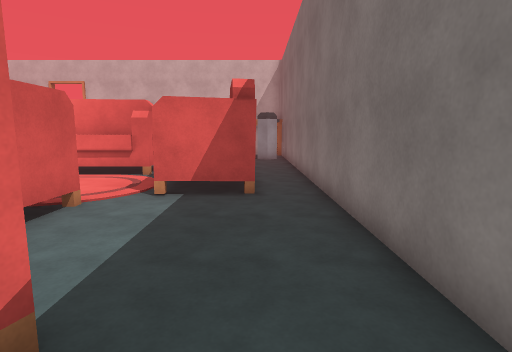
View 1 (above)

24 first-person views from a walk through a 3-D level made in the Unity game engine. The camera is 1.5 m above the floor, tilts 8° down and sees 80° across. The floor is counted in squares, 1 m on a side. Each view is taken from the middle of a square. On the plan, view 1 faces up. The plan holds only what a view shows up to about 15 squares ahead; the rest is blank. The player character is not drawn. Door leaves are left out, so doorways stand open. Some surface patterns are stand-ins.

View 2
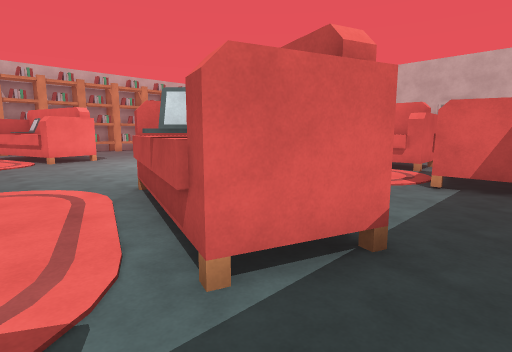

View 3
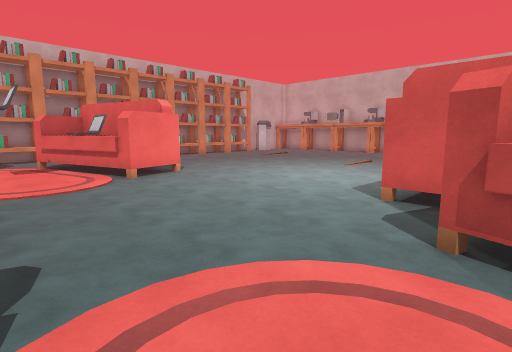

View 4
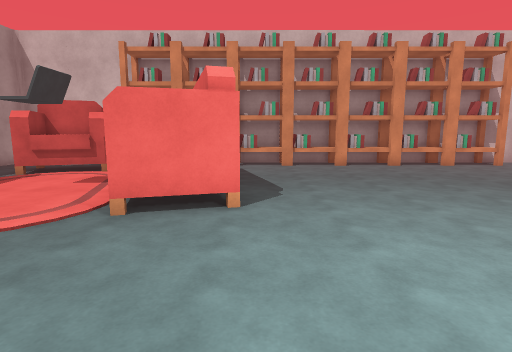

View 5
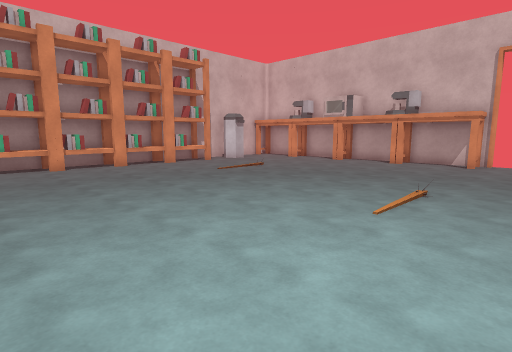

View 6
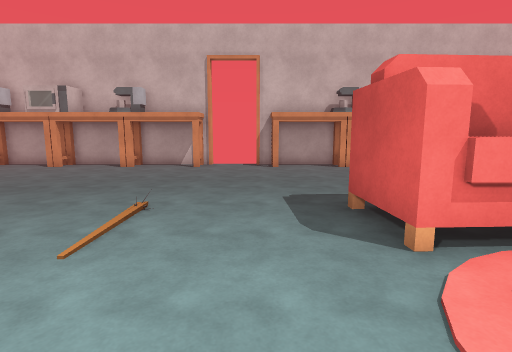

View 7
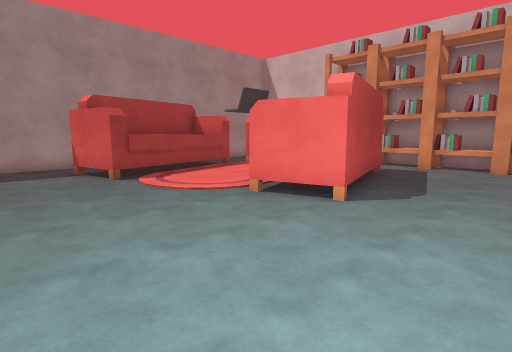

View 8
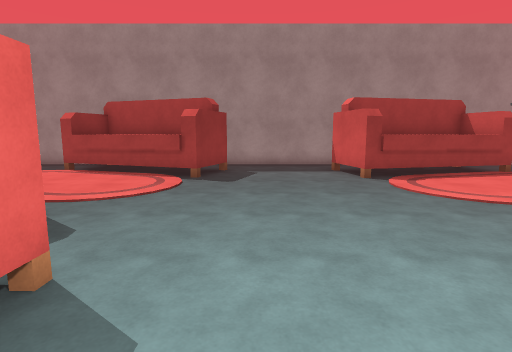

View 9
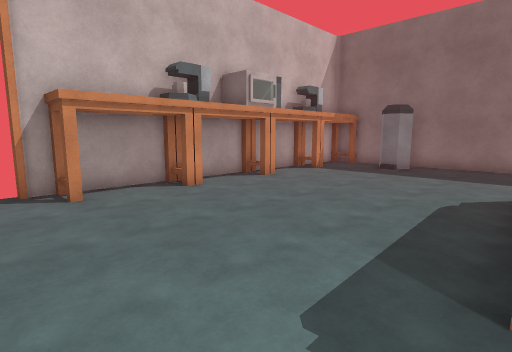

View 10
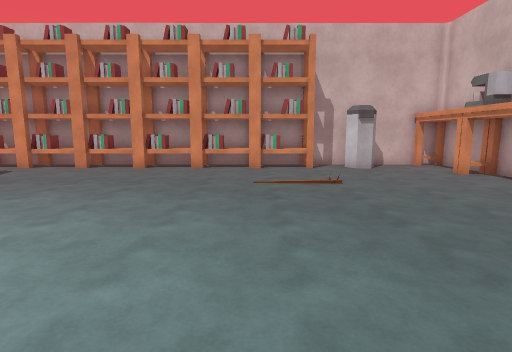

View 11
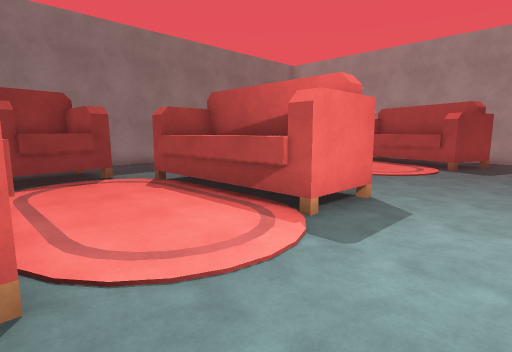

View 12
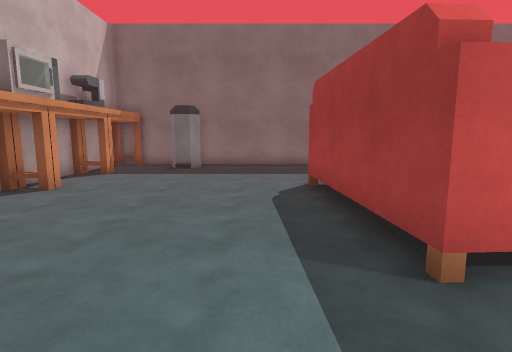

View 13
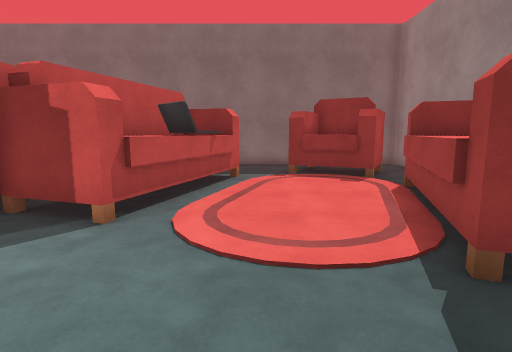

View 14
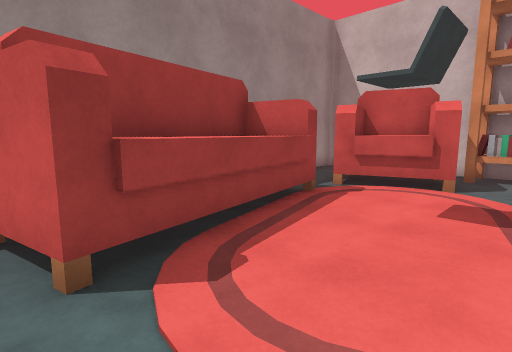

View 15
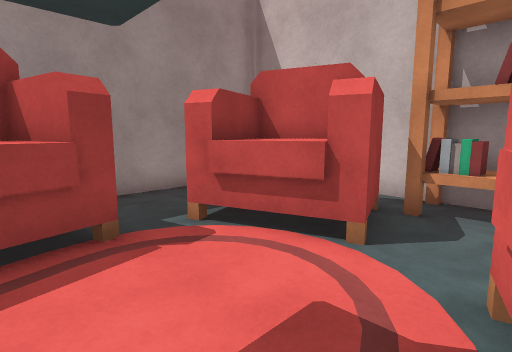

View 16
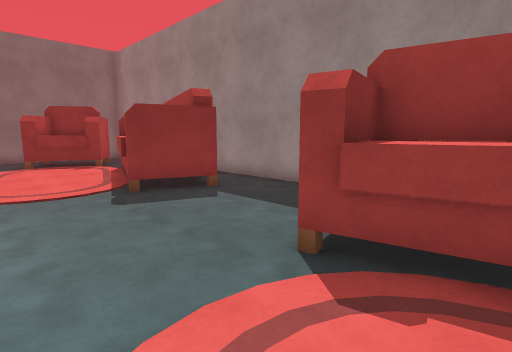

View 17
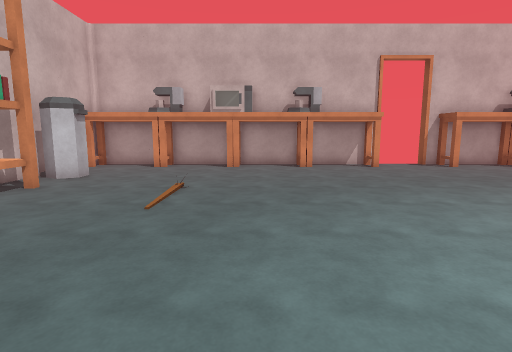

View 18
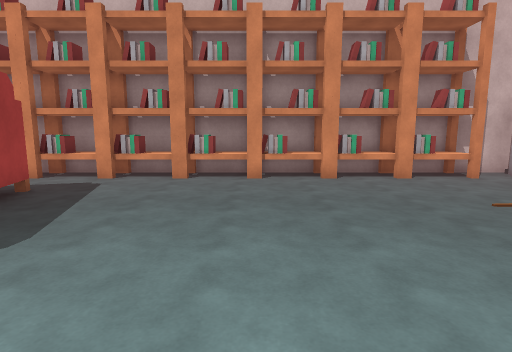

View 19
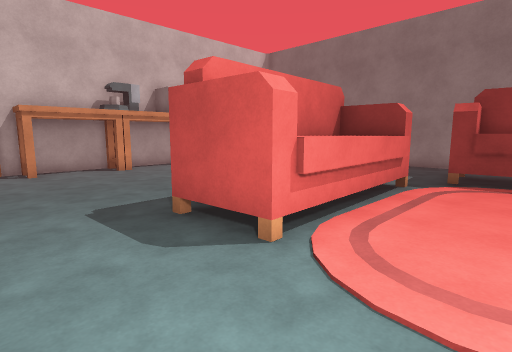

View 20
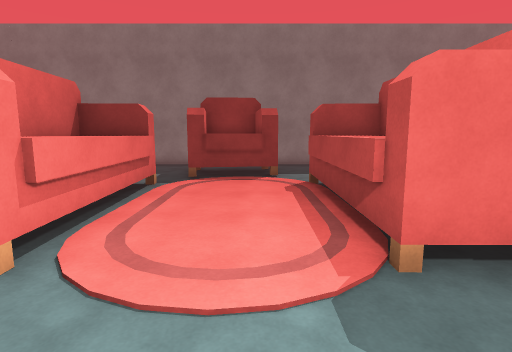

View 21
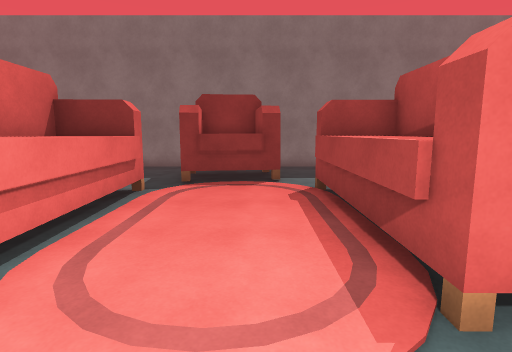

View 22
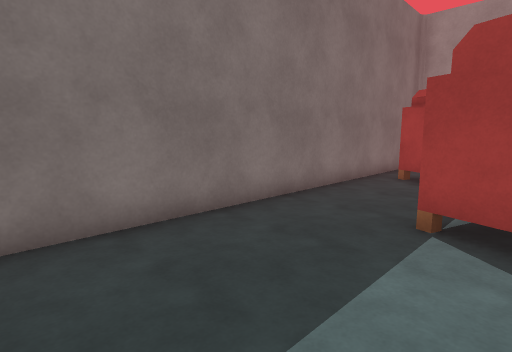

View 23
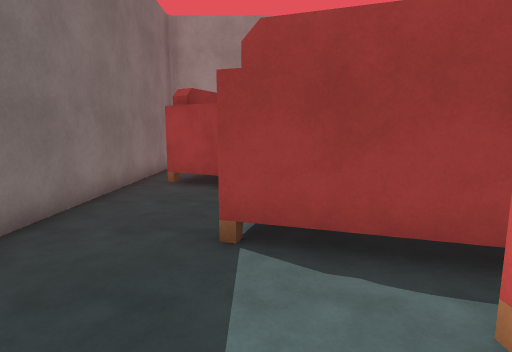

View 24
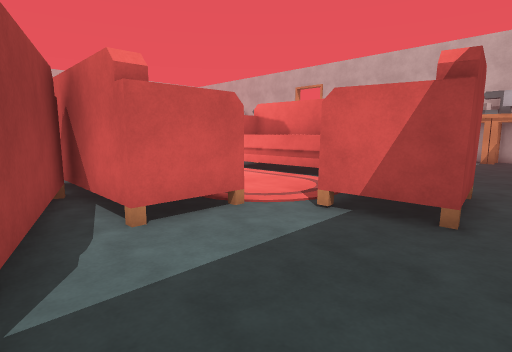

### Floor plan
Key: @ floor where view 1 was taken; # wall or solid block; . main floor; : floor 0.25 m higher than the main floor; D open door; C chair; L laptop; B bookshelf; K books; T table; I bin; O other object.
Columns run from 28 left of view 1 to 2 right of it. Each row starts with its distance up from view 1.
 22 ##############DDD##############
 21 #T..T..T..T..T...T..T..T..TT..#
 20 #.............................#
 19 #............................I#
 18 #I#.........................:I#
 17 ###...........................#
 16 #.............................#
 15 #BB...........................#
 14 #KK...........................#
 13 #K#...............O#####O.....#
 12 #KB...............OOOO OO.....#
 11 #KK...............OOOOOOO.....#
 10 #BB.................     CCCC.#
  9 #KK................      C C#.#
  8 #K#................      CCC#.#
  7 #KB................     ..C...#
  6 #KK...............OOOOOOO.....#
  5 #BB...............OOOOOOO.....#
  4 #KK.......O.......O######.....#
  3 #K#....###O..........O###.....#
  2 #KB.O#OOO O.........OO OO##...#
  1 #KK. O LLOO..........OOLLOO...#
  0 #BB..OOL...............LLOO.@.#
 -1 #KK...........................#
 -2 #K#CC......................C..#
 -3 ###CCC.....OO.....O.......CCCC#
 -4    CCC.OOOOOO.....OOOO....C #C#
 -5    CCCOO OOOOO...OOO OOOOCCC###
 -6   .....OO##  ..... #OOOO .CC#
 -7  ####       ........  #O  ###
 -8             #########

Positions as (right, up) in squares from view 1, and headings:
1: (0, 0), facing up
2: (0, -2), facing up-left
3: (-7, -3), facing up-left
4: (-12, 4), facing left
5: (-12, 5), facing up-left
6: (-12, 7), facing up
7: (-12, 7), facing down-left
8: (-12, 7), facing down
9: (-13, 13), facing up-right
10: (-13, 13), facing left
11: (-13, 11), facing down-right
12: (-13, 15), facing right
13: (-13, -1), facing right
14: (-15, 0), facing down-left
15: (-20, 0), facing down-left
16: (-18, 0), facing down-right
17: (-20, 7), facing up
18: (-16, 8), facing left
19: (-13, 8), facing up-right
20: (-13, 8), facing right
21: (-12, 8), facing right
22: (-3, 7), facing down-right
23: (-2, 6), facing down
24: (1, 2), facing up-left
